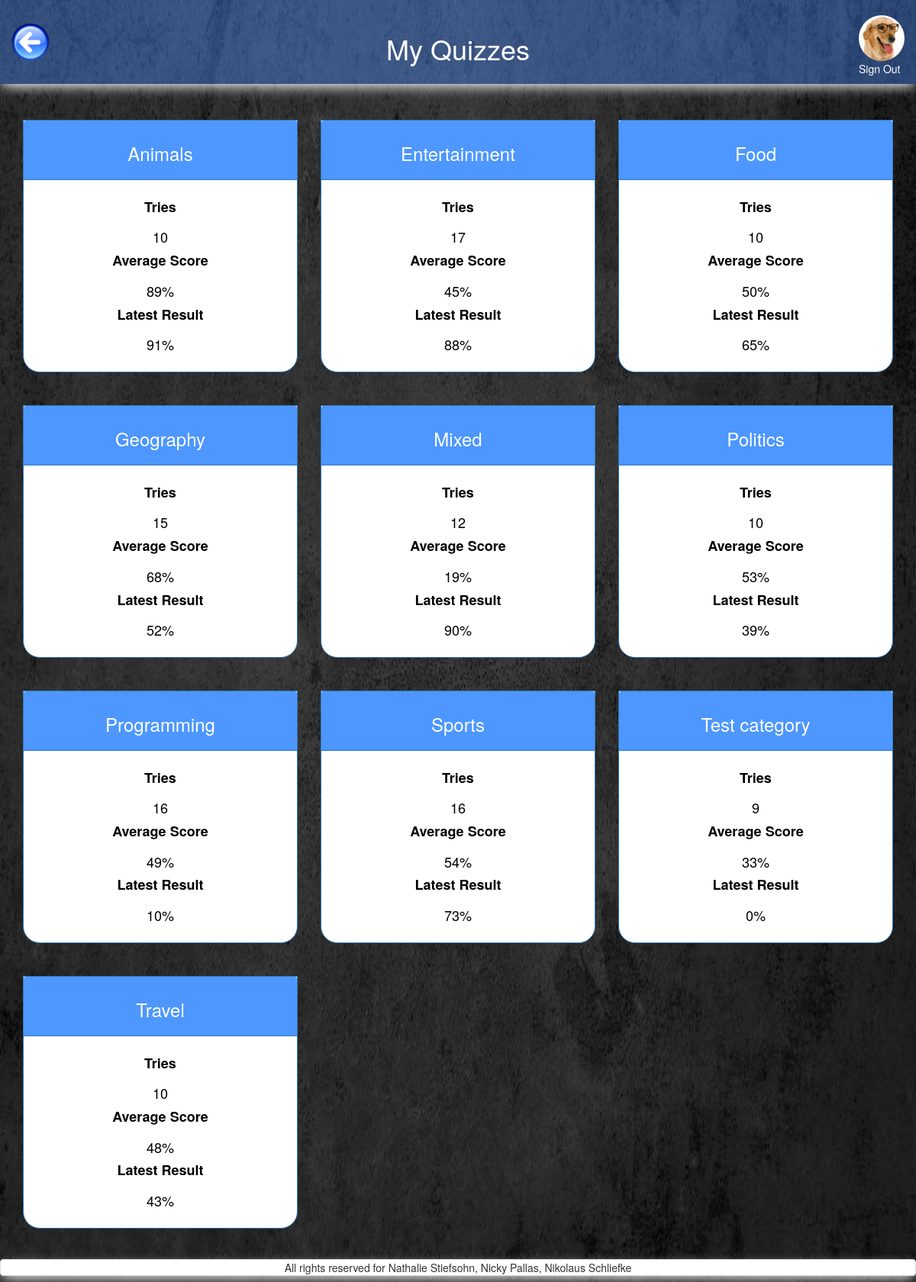
/my_quizzes.php (signed in), run on the app's committed database.
### tables this page shows
CREATE TABLE `users` (
  `id` int(11) NOT NULL,
  `FK_avatars` int(11) NOT NULL,
  `FK_classes` int(11) NOT NULL DEFAULT '1',
  `nickname` varchar(255) NOT NULL,
  `email` varchar(255) NOT NULL,
  `password` varchar(255) NOT NULL,
  `first_name` varchar(255) NOT NULL,
  `family_name` varchar(255) NOT NULL,
  `date_of_birth` date NOT NULL DEFAULT '1993-07-30'
);

CREATE TABLE `avatars` (
  `id` int(11) NOT NULL,
  `location` varchar(255) NOT NULL
);

CREATE TABLE `categories` (
  `id` int(11) NOT NULL,
  `category` varchar(13) NOT NULL,
  `image` varchar(255) NOT NULL DEFAULT 'default.png',
  `amount_questions` int(11) NOT NULL DEFAULT '8',
  `tries` int(11) NOT NULL DEFAULT '5',
  `passed_at` decimal(3,2) NOT NULL DEFAULT '0.60'
);

### includes/start_session_user.php (called while the page is built, shortened)
<?php
 require_once 'dbconnect.php';
 $res=mysqli_query($con, "SELECT first_name, family_name, date_of_birth, nickname, users.id AS user_id, avatars.location AS avatar, avatars.id AS avatar_id, email, fk_classes FROM users
 	JOIN avatars ON users.FK_avatars=avatars.id
 	WHERE users.id=".$_SESSION['user']);
	 $userRow=mysqli_fetch_array($res);
	 $user_id = $userRow['user_id'];
	 $user_avatar = $userRow['avatar'];
?>

### query/my_quizzes_categories.php (called while the page is built)
<?php
$query_categories = "
    SELECT
        category,
        categories.id AS category_id,
        count(quizzes.id) AS games_played,
        avg(scores) AS average_score,
        max(start_timestamp) AS latest_timestamp
    FROM `quizzes`
    LEFT JOIN categories ON categories.id=quizzes.FK_categories
    where FK_users = ".$user_id."
    GROUP by category
    ORDER BY
        category ASC;
";
$res_categories = mysqli_query($con, $query_categories);
?>

### my_quizzes.php (the view, shortened to what this page needs)
<?php
require_once('includes/start_session_user.php');
?>
<!DOCTYPE html>
<html>
<head>
    <?php
require_once('includes/head_tag.php');
    ?>
</head>
<body>
<div id="wrap">
  <div id="main" class="container-fluid clear-top">
    <header class="row shadow" id="header">
            <div class="col-xs-3">
                <a href="home_user.php">
                    <img alt="back_button" src="pictures/back_button.png" id="back_button"/>
                </a>
            </div>
            <div class="col-xs-6 white text-center margin-top">
                <h1 class="heading_font">My Quizzes</h1>
            </div>
        <?php
        echo'
            <div class="col-xs-3">
                <a href="logout.php?logout" class="pull-right">
                    <img class="img-circle show_avatar border" src="'.$user_avatar.'" alt="avatar" id="avatar_img"><br>
                    Sign Out
                </a>
            </div>';
        ?>
    </header>
    <div class="row">
        <main class="col-xs-12">
            <section class="row">
                <div class="col-xs-12 margin-top">
                <?php
                require_once('query/my_quizzes_categories.php');
                while ($row_categories  = mysqli_fetch_array($res_categories)){
                    $category = $row_categories['category'];
                    $category_id=$row_categories['category_id'];
                    $average_score=$row_categories['average_score'];
                    $latest_timestamp=$row_categories['latest_timestamp'];
                    $games_played=$row_categories['games_played'];
                    $query_latest_result = "
                        SELECT
                            scores AS latest_score
                        FROM `quizzes`
                        LEFT JOIN categories ON categories.id=quizzes.FK_categories
                        where FK_users = ".$user_id."
                        AND categories.id=".$category_id."
                        AND start_timestamp='".$latest_timestamp."'"
                    ;
                    $res_latest_result = mysqli_query($con, $query_latest_result);
                    $latest_result = mysqli_fetch_array($res_latest_result);
                    $latest_score = $latest_result['latest_score'];
                    echo '
                    <a class="col-xs-12 col-sm-6 col-md-4 margin-top a_category" href="quizzes_per_category.php?category_id='.$category_id.'">
                        <div class="panel panel-primary" id="category_panel" >
                            <div class="text-center panel-heading" id="category_header">
                                <h3>'.$category.'</h3>
                            </div>
                            <div class="panel-body text-center">
                                <h4><b>Tries </b><br><br>'.$games_played.'</h4>
                                <h4><b>Average Score </b><br><br>'.number_format($average_score*100).'%</h4>
                                <h4><b>Latest Result </b><br><br>'.number_format($latest_score*100).'%</h4>
                            </div>
                        </div>
                    </a>
                    ';
                }
                ?>
                </div>
            </section>
        </main>
    </div>
  </div>
</div>
    <?php
require_once('includes/footer.php');
    ?>
</body>
</html>

### css/style.css (style rules this page uses)
header h1 { position: relative; }
#avatar_img { margin-top:20px; height: 60px; }
#back_button { margin-top:30px; height: 50px; }
#header { background-color: rgba(77,141,255,0.4); height: 110px; }
#header a:link { color: white; }
body { content: ""; background: url("../pictures/grey_background.jpg"); background-size: 100% 100%; background-repeat: repeat; top: 0; left: 0; bottom: 0; right: 0; position: absolute; z-index: -1; }
.shadow { -webkit-box-shadow: 0px 6px 16px -3px rgba(255,255,255,1); -moz-box-shadow: 0px 6px 16px -3px rgba(255,255,255,1); box-shadow: 0px 6px 16px -3px rgba(255,255,255,1); }
.margin-top { margin-top: 2%; }
#category_panel { border-radius: 0px 0px 22px 22px; -moz-border-radius: 0px 0px 22px 22px; -webkit-border-radius: 0px 0px 22px 22px; }
#category_header { background-color:#4D97FF; }
.a_category:link { color: black; text-decoration: none; }
.white { color: white; }

### includes/head_tag.php (style rules this page uses)
html, body { height: 100%; }
#wrap { min-height: 100%; }
#main { overflow:auto; padding-bottom:50px; }

### data on the page
users: FK_avatars.location (picture)
categories: category "Animals", games_played "10", average_score "89", latest_score "91"
categories: category "Entertainment", games_played "17", average_score "45", latest_score "88"
categories: category "Food", games_played "10", average_score "50", latest_score "65"
categories: category "Geography", games_played "15", average_score "68", latest_score "52"
categories: category "Mixed", games_played "12", average_score "19", latest_score "90"
categories: category "Politics", games_played "10", average_score "53", latest_score "39"
categories: category "Programming", games_played "16", average_score "49", latest_score "10"
categories: category "Sports", games_played "16", average_score "54", latest_score "73"
categories: category "Test category", games_played "9", average_score "33", latest_score "0"
categories: category "Travel", games_played "10", average_score "48", latest_score "43"
